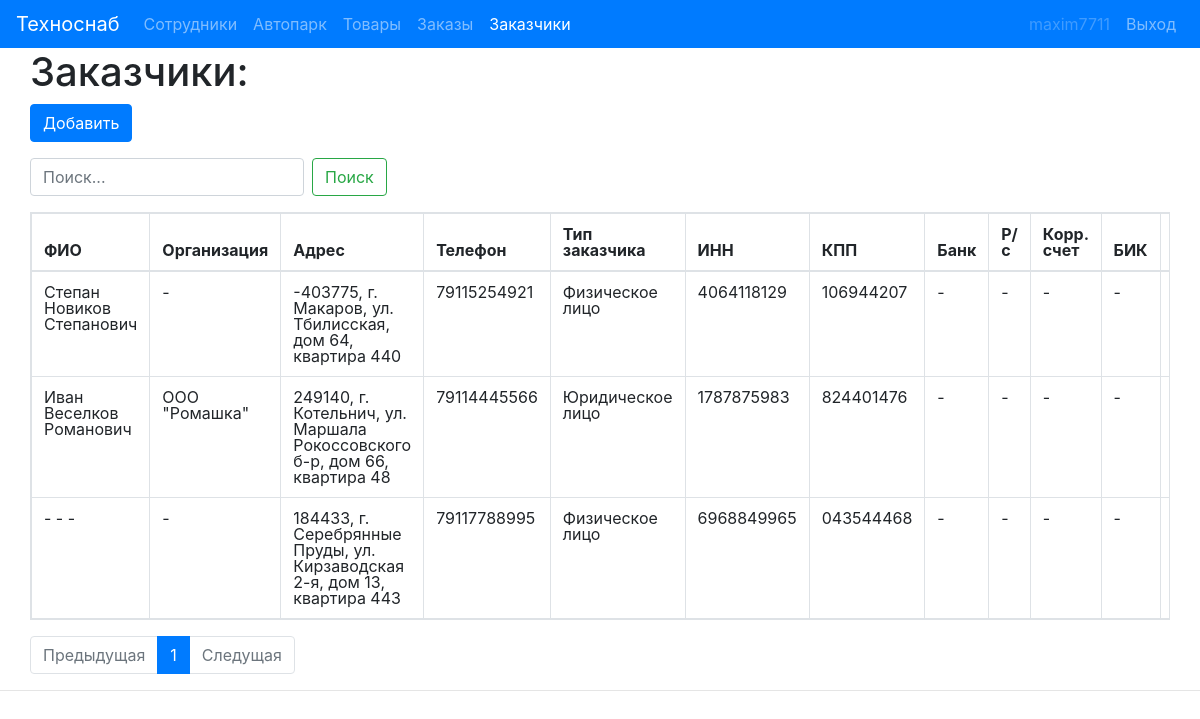
The page /customers/ (signed in) on the database its author committed.
### customers/models.py (models this page shows, shortened)
class Сustomer(models.Model):
    first_name = models.CharField(max_length=20, verbose_name="Имя", null=True, blank=True)
    middle_name = models.CharField(max_length=20, verbose_name="Фамилия", null=True, blank=True)
    last_name = models.CharField(max_length=20, verbose_name="Отчество", null=True, blank=True)
    organization = models.CharField(max_length=20, verbose_name="Организация", null=True, blank=True, default="-")
    adres = models.CharField(max_length=200, verbose_name="Адрес", null=True, blank=True, default="-")
    phone = models.CharField(max_length=12, verbose_name="Телефон", unique=True)
    T_customer = models.ForeignKey(Type_customer, verbose_name="Тип заказчика", on_delete=models.SET_NULL, null=True, default=2)
    inn = models.CharField(max_length=10, verbose_name="ИНН", null=True, blank=True, default="-")
    kpp = models.CharField(max_length=9, verbose_name="КПП", null=True, blank=True, default="-")
    bank = models.CharField(max_length=50, verbose_name="Банк", null=True, blank=True, default="-")
    rs = models.CharField(max_length=20, verbose_name="р/с", null=True, blank=True, default="-")
    ks = models.CharField(max_length=20, verbose_name="Корр. счет", null=True, blank=True, default="-")
    bik = models.CharField(max_length=9, verbose_name="БИК", null=True, blank=True, default="-")
    email = models.CharField(max_length=40, verbose_name="E-mail", null=True, blank=True, default="-")
    class Meta:
        verbose_name = "Заказчик"
        verbose_name_plural ="Заказчики"

class Type_customer(models.Model):
    type_cus_caption = models.CharField(max_length=30, verbose_name="Тип заказчика")
    def __str__(self):
        return self.type_cus_caption
    class Meta:
        verbose_name = "Тип заказчика"
        verbose_name_plural ="Типы заказчиков"

### customers/views.py (the view)
# urls.py: path('customers/', include('customers.urls')),
def customers(request):
    search_query = request.GET.get('search', '')
    if search_query:
        customer = Сustomer.objects.filter(
            Q(first_name__icontains=search_query) |
            Q(middle_name__icontains=search_query) |
            Q(last_name__icontains=search_query) |
            Q(organization__icontains=search_query) |
            Q(phone__icontains=search_query))
    else:
        customer = Сustomer.objects.all()
    paginator = Paginator(customer, 10)
    page_number = request.GET.get('page', 1)
    page = paginator.get_page(page_number)
    is_paginated = page.has_other_pages()
    '''Кол-во заказов'''
    ''''''
    if page.has_previous():
        prev_url = '?page={}'.format(page.previous_page_number())
    else:
        prev_url = ''
    if page.has_next():
        next_url = '?page={}'.format(page.next_page_number())
    else:
        next_url = ''
    context = {
        'page_object': page,
        'is_paginated': is_paginated,
        'next_page_url': next_url,
        'prev_page_url': prev_url,
    }
    return render(request, 'customers.html', context=context)

### customers/templates/customers.html (shortened to what this page needs)
{% extends 'base.html' %}
{% block filesLink %}
{% load static %}
{% endblock %}
{% block content %}
		<div class="container-fluid">
			<div class="row">
				<div class="col-lg-12">
					<h1>Заказчики:</h1>
					<p><a href="create/" class="btn btn-primary">Добавить</a></p>
					<p>
						<form method="get" class="form-inline">
						    <input class="form-control mr-sm-2" type="search" name="search" placeholder="Поиск..." aria-label="Search" required="">
						    <button class="btn btn-outline-success my-2 my-sm-0" type="submit">Поиск</button>
						</form>
					</p>
					<table class="table table-bordered table-responsive">
					  <thead>
					    <tr>
					      <th scope="col">ФИО</th>
					      <th scope="col">Организация</th>
					      <th scope="col">Адрес</th>
					      <th scope="col">Телефон</th>
					      <th scope="col">Тип заказчика</th>
					      <th scope="col">ИНН</th>
					      <th scope="col">КПП</th>
					      <th scope="col">Банк</th>
					      <th scope="col">Р/с</th>
					      <th scope="col">Корр. счет</th>
					      <th scope="col">БИК</th>
					      <th scope="col">E-mail</th>
					    </tr>
					  </thead>
					  <tbody>
					  	{% for customer in page_object.object_list %}
					    	<tr>
							      <td>{% if customer.first_name == None %}
							      			-
							      	  {% else %}
							      	  	 	{{customer.first_name}}
							      	  {% endif %}
							      	  {% if customer.middle_name == None %}
							      			-
							      	  {% else %}
							      	  	 	{{customer.middle_name}}
							      	  {% endif %}
							      	  {% if customer.last_name == None %}
							      			-
							      	  {% else %}
							      	  	 	{{customer.last_name}}
							      	  {% endif %}
							      	</td>
							      <td>{% if customer.organization == None %} - {% else %} {{customer.organization}} {% endif %}</td>
							      <td>{% if customer.adres == None %} - {% else %} {{customer.adres}} {% endif %}</td>
							      <td>{% if customer.adres == None %} - {% else %} {{customer.phone}} {% endif %}</td>
							      <td>{% if customer.T_customer == None %} - {% else %} {{customer.T_customer}} {% endif %}</td>
							      <td>{% if customer.inn == None %} - {% else %} {{customer.inn}} {% endif %}</td>
							      <td>{% if customer.kpp == None %} - {% else %} {{customer.kpp}} {% endif %}</td>
							      <td>{% if customer.bank == None %} - {% else %} {{customer.bank}} {% endif %}</td>
							      <td>{% if customer.rs == None %} - {% else %} {{customer.rs}} {% endif %}</td>
							      <td>{% if customer.ks == None %} - {% else %} {{customer.ks}} {% endif %}</td>
							      <td>{% if customer.bik == None %} - {% else %} {{customer.bik}} {% endif %}</td>
							      <td>{% if customer.email == None %} - {% else %} {{customer.email}} {% endif %}</td>
					   	 	</tr>
					    {% endfor %}
					  </tbody>
					</table>
					<nav aria-label="...">
						  <ul class="pagination">
							    <li class="page-item {%if not prev_page_url %} disabled {% endif %}">
							      	<a class="page-link" href="{{ prev_page_url }}" tabindex="-1" aria-disabled="true">Предыдущая</a>
							    </li>
								{% for n in page_object.paginator.page_range %}
									{% if page_object.number == n %}
										<li class="page-item active" aria-current="page">
									    	<a class="page-link" href="?page={{ n }}">{{ n }} <span class="sr-only">(current)</span></a>
									    </li>
										{% elif n > page_object.number|add:-3 and n < page_object.number|add:3 %}
									    <li class="page-item">
									    	<a class="page-link" href="?page={{ n }}">{{ n }}</a>
									    </li>
									{% endif %}
								{% endfor %}
							    <li class="page-item {%if not next_page_url %} disabled {% endif %}">
							      	<a class="page-link" href="{{ next_page_url }} ">Следущая</a>
							    </li>
						  </ul>
					</nav>
				</div>
			</div>
		</div>
{% endblock %}

### main/templates/base.html (shortened to what this page needs)
<!DOCTYPE html>
<html lang="en">
<head>
	{% load static %}
	<link rel="stylesheet" href="https://stackpath.bootstrapcdn.com/bootstrap/4.4.1/css/bootstrap.min.css">
	<link rel="stylesheet" href="{% static 'css/reset.css' %}">
	<link rel="stylesheet" href="{% static 'css/BaseStyle.css' %}">
</head>
<body>
 <nav class="navbar navbar-expand-lg  navbar-dark bg-primary">
  <a class="navbar-brand" href="#">Техноснаб</a>
  <div class="collapse navbar-collapse" id="navbarSupportedContent">
	   <ul class="navbar-nav mr-auto">
				      {% url 'workers' as url_workers %}
								{% url 'cars' as url_cars %}
								{% url 'services' as url_services %}
								{% url 'orders' as url_orders %}
								{% url 'customers' as url_customers %}
								{% url 'login' as url_login %}
								{% url 'logout' as url_logout %}
								{% url 'register' as url_register %}
								<li class="nav-item "><a class="nav-link {% if url_workers == request.path %}active{% endif %}" href="{{url_workers}}">Сотрудники</a></li>
								<li class="nav-item "><a class="nav-link {% if url_cars == request.path %}active{% endif %} " href="{{url_cars}}">Автопарк</a></li>
								<li class="nav-item "><a class="nav-link {% if url_services == request.path %}active{% endif %}" href="{{url_services}}">Товары</a></li>
								<li class="nav-item "><a class="nav-link {% if url_orders == request.path %}active{% endif %}" href="{{url_orders}}">Заказы</a></li>
								<li class="nav-item "><a class="nav-link {% if url_customers == request.path %}active{% endif %}" href="{{url_customers}}">Заказчики</a></li>
				    </ul>
				    <form class="form-inline my-2 my-lg-0">
						    <ul class="navbar-nav ">
								{% if user.is_staff %}
									<li class="nav-item "><a class="nav-link disabled" href="{{url_register}}">{{request.user}}</a></li>
									<li class="nav-item "><a class="nav-link {% if url_logout == request.path %}active{% endif %}" href="{{url_logout}}">Выход</a></li>
								{% else %}
									<li class="nav-item "><a class="nav-link {% if url_login == request.path %}active{% endif %}" href="{{url_login}}">Авторизация</a></li>
								{% endif %}
							</ul>
    </form>
  </div>
</nav>
	<div class="container-fluid">
		<div class="row">
			<div class="col">
	{% if request.user.is_authenticated  %}
	{% block content%}
	{% endblock %}
	{% else %}
		<h1>Вы не авторизованы</h1>
	{% endif %}
			</div>
		</div>
	</div>
	<footer class="footer text-muted justify ">
					<hr>
	</footer>
</body>
</html>

### rows shown on the page
Сustomer: first_name "Степан", middle_name "Новиков", last_name "Степанович", organization "-", adres "-403775, г. Макаров, ул. Тбилисская, дом 64, квартира 440", phone "79115254921", T_customer "Физическое лицо", inn "4064118129", kpp "106944207", bank "-", rs "-", ks "-", bik "-"
Сustomer: first_name "Иван", middle_name "Веселков", last_name "Романович", organization "ООО \"Ромашка\"", adres "249140, г. Котельнич, ул. Маршала Рокоссовского б-р, дом 66, квартира 48", phone "79114445566", T_customer "Юридическое лицо", inn "1787875983", kpp "824401476", bank "-", rs "-", ks "-", bik "-"
Сustomer: organization "-", adres "184433, г. Серебрянные Пруды, ул. Кирзаводская 2-я, дом 13, квартира 443", phone "79117788995", T_customer "Физическое лицо", inn "6968849965", kpp "043544468", bank "-", rs "-", ks "-", bik "-"

### other values the page prints
{{ request.user }} "maxim7711"
{{ n }} "1"
